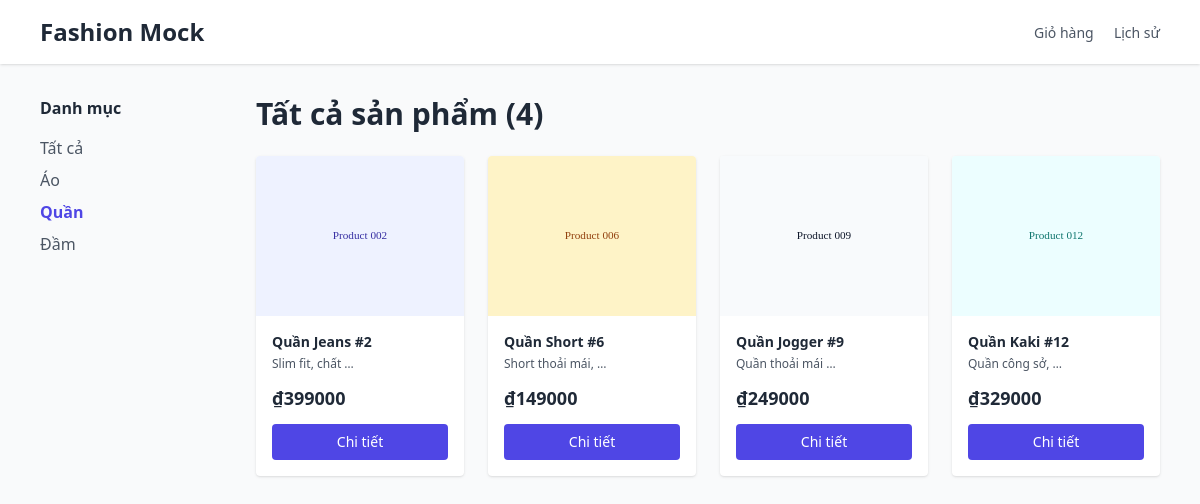
Page /products/?category=2 on the committed database.
### products/models.py (models this page shows, shortened)
class Category(models.Model):
    name = models.CharField(max_length=100)
    description = models.TextField(blank=True)

class Product(models.Model):
    sku = models.CharField(max_length=50, blank=True)
    title = models.CharField(max_length=200)
    description = models.TextField(blank=True)
    price = models.IntegerField(default=0)
    image = models.CharField(max_length=500, blank=True)
    category = models.ForeignKey(Category, on_delete=models.SET_NULL, null=True, blank=True)
    created_at = models.DateTimeField(auto_now_add=True)

### shop/views.py (the view)
# urls.py: path('products/', views.products_page, name='shop-products'),
def products_page(request):
    category_id = request.GET.get('category')
    if category_id:
        products = Product.objects.filter(category_id=category_id)
    else:
        products = Product.objects.all()
    categories = Category.objects.all()
    context = {
        'products': products,
        'categories': categories,
        'selected_category': category_id,
    }
    return render(request, 'products.html', context)

### templates/products.html (shortened to what this page needs)
{% load static %}
<!doctype html>
<html lang="vi">
<head>
  <script src="https://cdn.tailwindcss.com"></script>
</head>
<body class="bg-gray-50 text-gray-800">
  <header class="bg-white shadow">
    <div class="max-w-6xl mx-auto px-4 py-4 flex justify-between items-center">
      <a href="{% url 'shop-index' %}" class="text-2xl font-bold">Fashion Mock</a>
      <nav class="space-x-4">
        <a href="{% url 'shop-cart' %}" class="text-sm text-gray-600 hover:text-gray-900">Giỏ hàng</a>
        <a href="{% url 'shop-order-history' %}" class="text-sm text-gray-600 hover:text-gray-900">Lịch sử</a>
      </nav>
    </div>
  </header>
  <main class="max-w-6xl mx-auto px-4 py-8">
    <div class="flex gap-6">
      <aside class="w-48">
        <h3 class="font-semibold mb-4">Danh mục</h3>
        <ul class="space-y-2">
          <li><a href="{% url 'shop-products' %}" class="{% if not selected_category %}font-bold text-indigo-600{% else %}text-gray-600 hover:text-gray-900{% endif %}">Tất cả</a></li>
          {% for category in categories %}
          <li><a href="?category={{ category.id }}" class="{% if selected_category|stringformat:"s" == category.id|stringformat:"s" %}font-bold text-indigo-600{% else %}text-gray-600 hover:text-gray-900{% endif %}">{{ category.name }}</a></li>
          {% endfor %}
        </ul>
      </aside>
      <div class="flex-1">
        <h1 class="text-3xl font-bold mb-6">Tất cả sản phẩm ({{ products|length }})</h1>
        <div class="grid grid-cols-2 sm:grid-cols-3 lg:grid-cols-4 gap-6">
          {% for product in products %}
          <article class="bg-white rounded shadow hover:shadow-lg transition overflow-hidden">
            <img src="{{ product.image }}" alt="{{ product.title }}" class="w-full h-40 object-cover" />
            <div class="p-4">
              <h3 class="font-semibold text-sm">{{ product.title }}</h3>
              <p class="text-xs text-gray-600 mt-1">{{ product.description|truncatewords:3 }}</p>
              <div class="mt-3 flex justify-between items-center">
                <span class="font-bold text-lg">₫{{ product.price|floatformat:0 }}</span>
              </div>
              <a href="{% url 'shop-product-detail' product.id %}" class="block mt-3 text-center bg-indigo-600 text-white text-sm py-2 rounded hover:bg-indigo-700">Chi tiết</a>
            </div>
          </article>
          {% empty %}
          <p class="col-span-full text-center text-gray-500">Không có sản phẩm nào</p>
          {% endfor %}
        </div>
      </div>
    </div>
  </main>
</body>
</html>

### rows in the picture
Category: name "Áo"
Category: name "Quần"
Category: name "Đầm"
Product: image (picture), title "Quần Jeans #2", description "Slim fit, chất …", price "399000"
Product: image (picture), title "Quần Short #6", description "Short thoải mái, …", price "149000"
Product: image (picture), title "Quần Jogger #9", description "Quần thoải mái …", price "249000"
Product: image (picture), title "Quần Kaki #12", description "Quần công sở, …", price "329000"

### other values in the picture
{{ products|length }} "4"
